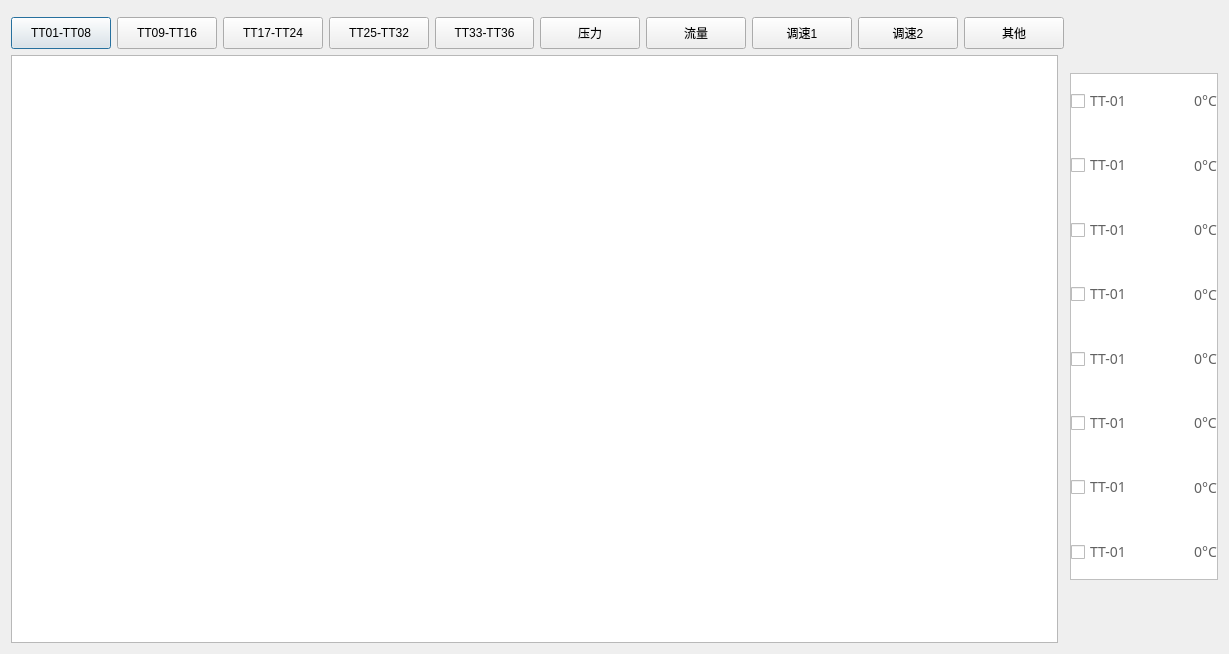
<?xml version="1.0" encoding="UTF-8"?>
<ui version="4.0">
 <class>RTCurve</class>
 <widget class="QDialog" name="RTCurve">
  <property name="geometry">
   <rect>
    <x>0</x>
    <y>0</y>
    <width>1229</width>
    <height>654</height>
   </rect>
  </property>
  <property name="windowTitle">
   <string>Dialog</string>
  </property>
  <layout class="QGridLayout" name="gridLayout_2">
   <item row="0" column="2" rowspan="3">
    <widget class="QGroupBox" name="groupBox">
     <property name="maximumSize">
      <size>
       <width>187</width>
       <height>507</height>
      </size>
     </property>
     <property name="styleSheet">
      <string notr="true">QGroupBox {
background:rgba(255,255,255,1);
border:1px solid rgba(191,191,191,1);
}</string>
     </property>
     <property name="title">
      <string/>
     </property>
     <layout class="QGridLayout" name="gridLayout">
      <property name="leftMargin">
       <number>0</number>
      </property>
      <property name="topMargin">
       <number>0</number>
      </property>
      <property name="rightMargin">
       <number>0</number>
      </property>
      <property name="bottomMargin">
       <number>0</number>
      </property>
      <property name="spacing">
       <number>10</number>
      </property>
      <item row="0" column="0">
       <layout class="QHBoxLayout" name="horizontalLayout_2">
        <property name="spacing">
         <number>10</number>
        </property>
        <item>
         <widget class="QCheckBox" name="checkBox_chart_1">
          <property name="minimumSize">
           <size>
            <width>60</width>
            <height>0</height>
           </size>
          </property>
          <property name="maximumSize">
           <size>
            <width>65</width>
            <height>16777215</height>
           </size>
          </property>
          <property name="styleSheet">
           <string notr="true">QCheckBox {
font-size:14px;
font-family:PingFang SC;
font-weight:300;
line-height:44px;
color:rgba(97,97,97,1);
}</string>
          </property>
          <property name="text">
           <string>TT-01</string>
          </property>
         </widget>
        </item>
        <item>
         <widget class="QLabel" name="label">
          <property name="minimumSize">
           <size>
            <width>42</width>
            <height>0</height>
           </size>
          </property>
          <property name="styleSheet">
           <string notr="true">QLabel {
image: url(:/curve_blue.png);
}</string>
          </property>
          <property name="text">
           <string/>
          </property>
         </widget>
        </item>
        <item>
         <widget class="QLabel" name="real_time_value_1">
          <property name="styleSheet">
           <string notr="true">QLabel {
font-size:14px;
font-family:PingFang SC;
font-weight:300;
line-height:44px;
color:rgba(97,97,97,1);
}</string>
          </property>
          <property name="text">
           <string>0°C</string>
          </property>
          <property name="alignment">
           <set>Qt::AlignCenter</set>
          </property>
         </widget>
        </item>
       </layout>
      </item>
      <item row="1" column="0">
       <layout class="QHBoxLayout" name="horizontalLayout_3">
        <property name="spacing">
         <number>10</number>
        </property>
        <item>
         <widget class="QCheckBox" name="checkBox_chart_2">
          <property name="minimumSize">
           <size>
            <width>60</width>
            <height>0</height>
           </size>
          </property>
          <property name="maximumSize">
           <size>
            <width>65</width>
            <height>16777215</height>
           </size>
          </property>
          <property name="styleSheet">
           <string notr="true">QCheckBox {
font-size:14px;
font-family:PingFang SC;
font-weight:300;
line-height:44px;
color:rgba(97,97,97,1);
}</string>
          </property>
          <property name="text">
           <string>TT-01</string>
          </property>
         </widget>
        </item>
        <item>
         <widget class="QLabel" name="label_3">
          <property name="minimumSize">
           <size>
            <width>42</width>
            <height>0</height>
           </size>
          </property>
          <property name="styleSheet">
           <string notr="true">QLabel {
image: url(:/curve_green.png);
}</string>
          </property>
          <property name="text">
           <string/>
          </property>
         </widget>
        </item>
        <item>
         <widget class="QLabel" name="real_time_value_2">
          <property name="styleSheet">
           <string notr="true">QLabel {
font-size:14px;
font-family:PingFang SC;
font-weight:300;
line-height:44px;
color:rgba(97,97,97,1);
}</string>
          </property>
          <property name="text">
           <string>0°C</string>
          </property>
          <property name="alignment">
           <set>Qt::AlignCenter</set>
          </property>
         </widget>
        </item>
       </layout>
      </item>
      <item row="2" column="0">
       <layout class="QHBoxLayout" name="horizontalLayout_4">
        <property name="spacing">
         <number>10</number>
        </property>
        <item>
         <widget class="QCheckBox" name="checkBox_chart_3">
          <property name="minimumSize">
           <size>
            <width>60</width>
            <height>0</height>
           </size>
          </property>
          <property name="maximumSize">
           <size>
            <width>65</width>
            <height>16777215</height>
           </size>
          </property>
          <property name="styleSheet">
           <string notr="true">QCheckBox {
font-size:14px;
font-family:PingFang SC;
font-weight:300;
line-height:44px;
color:rgba(97,97,97,1);
}</string>
          </property>
          <property name="text">
           <string>TT-01</string>
          </property>
         </widget>
        </item>
        <item>
         <widget class="QLabel" name="label_chart_3">
          <property name="minimumSize">
           <size>
            <width>42</width>
            <height>0</height>
           </size>
          </property>
          <property name="styleSheet">
           <string notr="true">QLabel {
image: url(:/curve_pink.png);
}</string>
          </property>
          <property name="text">
           <string/>
          </property>
         </widget>
        </item>
        <item>
         <widget class="QLabel" name="real_time_value_3">
          <property name="styleSheet">
           <string notr="true">QLabel {
font-size:14px;
font-family:PingFang SC;
font-weight:300;
line-height:44px;
color:rgba(97,97,97,1);
}</string>
          </property>
          <property name="text">
           <string>0°C</string>
          </property>
          <property name="alignment">
           <set>Qt::AlignCenter</set>
          </property>
         </widget>
        </item>
       </layout>
      </item>
      <item row="3" column="0">
       <layout class="QHBoxLayout" name="horizontalLayout_5">
        <property name="spacing">
         <number>10</number>
        </property>
        <item>
         <widget class="QCheckBox" name="checkBox_chart_4">
          <property name="minimumSize">
           <size>
            <width>60</width>
            <height>0</height>
           </size>
          </property>
          <property name="maximumSize">
           <size>
            <width>65</width>
            <height>16777215</height>
           </size>
          </property>
          <property name="styleSheet">
           <string notr="true">QCheckBox {
font-size:14px;
font-family:PingFang SC;
font-weight:300;
line-height:44px;
color:rgba(97,97,97,1);
}</string>
          </property>
          <property name="text">
           <string>TT-01</string>
          </property>
         </widget>
        </item>
        <item>
         <widget class="QLabel" name="label_7">
          <property name="minimumSize">
           <size>
            <width>42</width>
            <height>0</height>
           </size>
          </property>
          <property name="styleSheet">
           <string notr="true">QLabel {
image: url(:/curve_red.png);
}</string>
          </property>
          <property name="text">
           <string/>
          </property>
         </widget>
        </item>
        <item>
         <widget class="QLabel" name="real_time_value_4">
          <property name="styleSheet">
           <string notr="true">QLabel {
font-size:14px;
font-family:PingFang SC;
font-weight:300;
line-height:44px;
color:rgba(97,97,97,1);
}</string>
          </property>
          <property name="text">
           <string>0°C</string>
          </property>
          <property name="alignment">
           <set>Qt::AlignCenter</set>
          </property>
         </widget>
        </item>
       </layout>
      </item>
      <item row="4" column="0">
       <layout class="QHBoxLayout" name="horizontalLayout_6">
        <property name="spacing">
         <number>10</number>
        </property>
        <item>
         <widget class="QCheckBox" name="checkBox_chart_5">
          <property name="minimumSize">
           <size>
            <width>60</width>
            <height>0</height>
           </size>
          </property>
          <property name="maximumSize">
           <size>
            <width>65</width>
            <height>16777215</height>
           </size>
          </property>
          <property name="styleSheet">
           <string notr="true">QCheckBox {
font-size:14px;
font-family:PingFang SC;
font-weight:300;
line-height:44px;
color:rgba(97,97,97,1);
}</string>
          </property>
          <property name="text">
           <string>TT-01</string>
          </property>
         </widget>
        </item>
        <item>
         <widget class="QLabel" name="label_9">
          <property name="minimumSize">
           <size>
            <width>42</width>
            <height>0</height>
           </size>
          </property>
          <property name="styleSheet">
           <string notr="true">QLabel {
image: url(:/curve_yellow.png);
}</string>
          </property>
          <property name="text">
           <string/>
          </property>
         </widget>
        </item>
        <item>
         <widget class="QLabel" name="real_time_value_5">
          <property name="styleSheet">
           <string notr="true">QLabel {
font-size:14px;
font-family:PingFang SC;
font-weight:300;
line-height:44px;
color:rgba(97,97,97,1);
}</string>
          </property>
          <property name="text">
           <string>0°C</string>
          </property>
          <property name="alignment">
           <set>Qt::AlignCenter</set>
          </property>
         </widget>
        </item>
       </layout>
      </item>
      <item row="5" column="0">
       <layout class="QHBoxLayout" name="horizontalLayout_7">
        <property name="spacing">
         <number>10</number>
        </property>
        <item>
         <widget class="QCheckBox" name="checkBox_chart_6">
          <property name="minimumSize">
           <size>
            <width>60</width>
            <height>0</height>
           </size>
          </property>
          <property name="maximumSize">
           <size>
            <width>65</width>
            <height>16777215</height>
           </size>
          </property>
          <property name="styleSheet">
           <string notr="true">QCheckBox {
font-size:14px;
font-family:PingFang SC;
font-weight:300;
line-height:44px;
color:rgba(97,97,97,1);
}</string>
          </property>
          <property name="text">
           <string>TT-01</string>
          </property>
         </widget>
        </item>
        <item>
         <widget class="QLabel" name="label_11">
          <property name="minimumSize">
           <size>
            <width>42</width>
            <height>0</height>
           </size>
          </property>
          <property name="styleSheet">
           <string notr="true">QLabel {
image: url(:/curve_indigo.png);
}</string>
          </property>
          <property name="text">
           <string/>
          </property>
         </widget>
        </item>
        <item>
         <widget class="QLabel" name="real_time_value_6">
          <property name="styleSheet">
           <string notr="true">QLabel {
font-size:14px;
font-family:PingFang SC;
font-weight:300;
line-height:44px;
color:rgba(97,97,97,1);
}</string>
          </property>
          <property name="text">
           <string>0°C</string>
          </property>
         </widget>
        </item>
       </layout>
      </item>
      <item row="6" column="0">
       <layout class="QHBoxLayout" name="horizontalLayout_8">
        <property name="spacing">
         <number>10</number>
        </property>
        <item>
         <widget class="QCheckBox" name="checkBox_chart_7">
          <property name="minimumSize">
           <size>
            <width>60</width>
            <height>0</height>
           </size>
          </property>
          <property name="maximumSize">
           <size>
            <width>65</width>
            <height>16777215</height>
           </size>
          </property>
          <property name="styleSheet">
           <string notr="true">QCheckBox {
font-size:14px;
font-family:PingFang SC;
font-weight:300;
line-height:44px;
color:rgba(97,97,97,1);
}</string>
          </property>
          <property name="text">
           <string>TT-01</string>
          </property>
         </widget>
        </item>
        <item>
         <widget class="QLabel" name="label_13">
          <property name="minimumSize">
           <size>
            <width>42</width>
            <height>0</height>
           </size>
          </property>
          <property name="styleSheet">
           <string notr="true">QLabel {
image: url(:/curve_darkerblue.png);
}</string>
          </property>
          <property name="text">
           <string/>
          </property>
         </widget>
        </item>
        <item>
         <widget class="QLabel" name="real_time_value_7">
          <property name="styleSheet">
           <string notr="true">QLabel {
font-size:14px;
font-family:PingFang SC;
font-weight:300;
line-height:44px;
color:rgba(97,97,97,1);
}</string>
          </property>
          <property name="text">
           <string>0°C</string>
          </property>
          <property name="alignment">
           <set>Qt::AlignCenter</set>
          </property>
         </widget>
        </item>
       </layout>
      </item>
      <item row="7" column="0">
       <layout class="QHBoxLayout" name="horizontalLayout_9">
        <property name="spacing">
         <number>10</number>
        </property>
        <item>
         <widget class="QCheckBox" name="checkBox_chart_8">
          <property name="minimumSize">
           <size>
            <width>60</width>
            <height>0</height>
           </size>
          </property>
          <property name="maximumSize">
           <size>
            <width>65</width>
            <height>16777215</height>
           </size>
          </property>
          <property name="styleSheet">
           <string notr="true">QCheckBox {
font-size:14px;
font-family:PingFang SC;
font-weight:300;
line-height:44px;
color:rgba(97,97,97,1);
}</string>
          </property>
          <property name="text">
           <string>TT-01</string>
          </property>
         </widget>
        </item>
        <item>
         <widget class="QLabel" name="label_15">
          <property name="minimumSize">
           <size>
            <width>42</width>
            <height>0</height>
           </size>
          </property>
          <property name="styleSheet">
           <string notr="true">QLabel {
image: url(:/curve_purple.png);
}</string>
          </property>
          <property name="text">
           <string/>
          </property>
         </widget>
        </item>
        <item>
         <widget class="QLabel" name="real_time_value_8">
          <property name="styleSheet">
           <string notr="true">QLabel {
font-size:14px;
font-family:PingFang SC;
font-weight:300;
line-height:44px;
color:rgba(97,97,97,1);
}</string>
          </property>
          <property name="text">
           <string>0°C</string>
          </property>
          <property name="alignment">
           <set>Qt::AlignCenter</set>
          </property>
         </widget>
        </item>
       </layout>
      </item>
     </layout>
    </widget>
   </item>
   <item row="2" column="0">
    <widget class="QTableWidget" name="tableWidget"/>
   </item>
   <item row="1" column="0" colspan="2">
    <layout class="QHBoxLayout" name="horizontalLayout">
     <item>
      <widget class="QPushButton" name="TT01_TT08_btn">
       <property name="minimumSize">
        <size>
         <width>0</width>
         <height>32</height>
        </size>
       </property>
       <property name="maximumSize">
        <size>
         <width>136</width>
         <height>32</height>
        </size>
       </property>
       <property name="text">
        <string>TT01-TT08</string>
       </property>
      </widget>
     </item>
     <item>
      <widget class="QPushButton" name="TT09_TT16_btn">
       <property name="minimumSize">
        <size>
         <width>0</width>
         <height>32</height>
        </size>
       </property>
       <property name="maximumSize">
        <size>
         <width>136</width>
         <height>32</height>
        </size>
       </property>
       <property name="text">
        <string>TT09-TT16</string>
       </property>
      </widget>
     </item>
     <item>
      <widget class="QPushButton" name="TT17_TT24_btn">
       <property name="minimumSize">
        <size>
         <width>0</width>
         <height>32</height>
        </size>
       </property>
       <property name="maximumSize">
        <size>
         <width>136</width>
         <height>32</height>
        </size>
       </property>
       <property name="text">
        <string>TT17-TT24</string>
       </property>
      </widget>
     </item>
     <item>
      <widget class="QPushButton" name="TT25_TT32_btn">
       <property name="minimumSize">
        <size>
         <width>0</width>
         <height>32</height>
        </size>
       </property>
       <property name="maximumSize">
        <size>
         <width>136</width>
         <height>32</height>
        </size>
       </property>
       <property name="autoFillBackground">
        <bool>true</bool>
       </property>
       <property name="styleSheet">
        <string notr="true"/>
       </property>
       <property name="text">
        <string>TT25-TT32</string>
       </property>
      </widget>
     </item>
     <item>
      <widget class="QPushButton" name="TT33_TT36_btn">
       <property name="minimumSize">
        <size>
         <width>0</width>
         <height>32</height>
        </size>
       </property>
       <property name="maximumSize">
        <size>
         <width>136</width>
         <height>32</height>
        </size>
       </property>
       <property name="text">
        <string>TT33-TT36</string>
       </property>
      </widget>
     </item>
     <item>
      <widget class="QPushButton" name="pressure_btn">
       <property name="minimumSize">
        <size>
         <width>0</width>
         <height>32</height>
        </size>
       </property>
       <property name="maximumSize">
        <size>
         <width>136</width>
         <height>32</height>
        </size>
       </property>
       <property name="text">
        <string>压力</string>
       </property>
      </widget>
     </item>
     <item>
      <widget class="QPushButton" name="flow_btn">
       <property name="minimumSize">
        <size>
         <width>0</width>
         <height>32</height>
        </size>
       </property>
       <property name="maximumSize">
        <size>
         <width>136</width>
         <height>32</height>
        </size>
       </property>
       <property name="styleSheet">
        <string notr="true"/>
       </property>
       <property name="text">
        <string>流量</string>
       </property>
      </widget>
     </item>
     <item>
      <widget class="QPushButton" name="speed_1_btn">
       <property name="minimumSize">
        <size>
         <width>0</width>
         <height>32</height>
        </size>
       </property>
       <property name="maximumSize">
        <size>
         <width>136</width>
         <height>32</height>
        </size>
       </property>
       <property name="text">
        <string>调速1</string>
       </property>
      </widget>
     </item>
     <item>
      <widget class="QPushButton" name="speed_2_btn">
       <property name="minimumSize">
        <size>
         <width>0</width>
         <height>32</height>
        </size>
       </property>
       <property name="maximumSize">
        <size>
         <width>136</width>
         <height>32</height>
        </size>
       </property>
       <property name="text">
        <string>调速2</string>
       </property>
      </widget>
     </item>
     <item>
      <widget class="QPushButton" name="others_btn">
       <property name="minimumSize">
        <size>
         <width>0</width>
         <height>32</height>
        </size>
       </property>
       <property name="maximumSize">
        <size>
         <width>136</width>
         <height>32</height>
        </size>
       </property>
       <property name="text">
        <string>其他</string>
       </property>
      </widget>
     </item>
    </layout>
   </item>
  </layout>
 </widget>
 <resources/>
 <connections/>
</ui>
